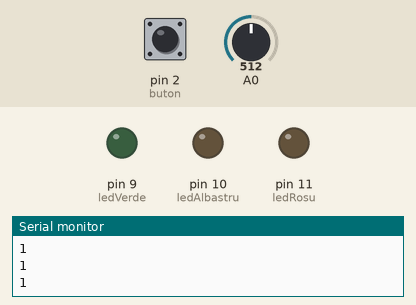
This sketch was run on a simulated Arduino Uno, built with avr-gcc and run on an emulated ATmega328P. On the bench: output pins drawn as LEDs (lit = HIGH), the last lines printed to the serial monitor. The inputs (shaded band) are chosen by the test bench; at power-on: pin 2 (buton) HIGH, A0 = 512.

Above: at 1.2 s.
1.3 s: pin 2 (buton) pulled LOW for 0.15 s
At 2.8 s:
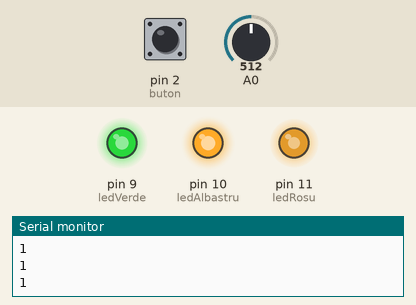
3.1 s: pin 2 (buton) pulled LOW for 1 s
At 4.6 s:
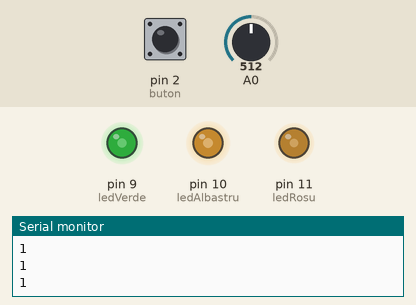
5.6 s: pin 2 (buton) pulsed LOW 5 times (0.12 s each, 0.3 s apart)
At 6.36 s:
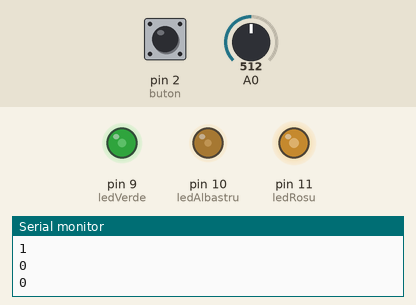
Timing chart, 0 to 8.6 s (numbered marks = the images above; inputs shaded):
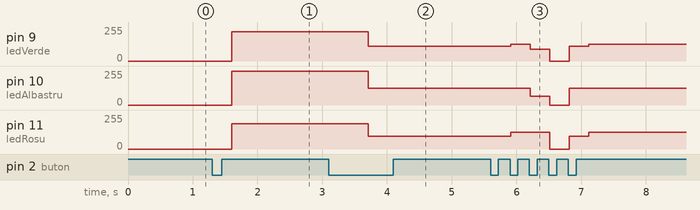

Measured:
- after the input at 1.3 s, pin 9 (ledVerde): 0/255 → 220/255 after 0.30 s; pin 10 (ledAlbastru): 0/255 → 255/255 after 0.30 s; pin 11 (ledRosu): 0/255 → 190/255 after 0.30 s
- after the input at 3.1 s, pin 9 (ledVerde): 220/255 → 109/255 after 0.61 s; pin 10 (ledAlbastru): 255/255 → 127/255 after 0.61 s; pin 11 (ledRosu): 190/255 → 94/255 after 0.61 s
- after the input at 5.6 s, pin 9 (ledVerde): 109/255 → 127/255 after 0.32 s, → 89/255 0.30 s later, → 0/255 0.30 s later, → 109/255 0.30 s later, … (5 changes in this stretch); pin 10 (ledAlbastru): 127/255 → 64/255 after 0.62 s, → 0/255 0.30 s later, → 127/255 0.30 s later

The sketch:

LED_Controller_with_Temperature_and_Brightness_Adjustment.ino
```cpp
const int buton = 2;
const int ledRosu = 11;
const int ledAlbastru = 10;
const int ledVerde = 9;


int stare = 0; // 0 = oprit, 1 = rece, 2 = cald
int intensitate = 255;
bool apasat = false;
unsigned long tApasare = 0;

void setLumina(int stare, int intensitate) {
  int rosu, verde, albastru;

  if (stare == 1) { // Lumina rece
    rosu = map(190, 0, 255, 0, intensitate);
    verde = map(220, 0, 255, 0, intensitate);
    albastru = map(255, 0, 255, 0, intensitate);
  } else if (stare == 2) { // Lumina neutra
    rosu = map(255, 0, 255, 0, intensitate);
    verde = map(255, 0, 255, 0, intensitate);
    albastru = map(255, 0, 255, 0, intensitate);
  } else if (stare == 3) { // Lumina calda
    rosu = map(255, 0, 255, 0, intensitate);
    verde = map(180, 0, 255, 0, intensitate);
    albastru = map(130, 0, 255, 0, intensitate);
  } else { // Lumina oprita
    rosu = verde = albastru = 0;
  }

  analogWrite(ledRosu, rosu);
  analogWrite(ledVerde, verde);
  analogWrite(ledAlbastru, albastru);
}


void setup() {
  pinMode(buton, INPUT_PULLUP);
  pinMode(ledRosu, OUTPUT);
  pinMode(ledAlbastru, OUTPUT);
  pinMode(ledVerde, OUTPUT);

  Serial.begin(9600);

}

void loop() {
  int citire = digitalRead(buton);
  Serial.println(citire);
delay(100);


  if (citire == LOW && !apasat) {
    apasat = true;
    tApasare = millis();
  }

  if (citire == HIGH && apasat) {
    if (millis() - tApasare < 500) {
      stare = (stare + 1) % 4;
    }
    apasat = false;
  }

  if (apasat && millis() - tApasare > 500) {
    intensitate = map(analogRead(A0), 0, 1023, 0, 255);
  }

 setLumina(stare, intensitate);
}
```
